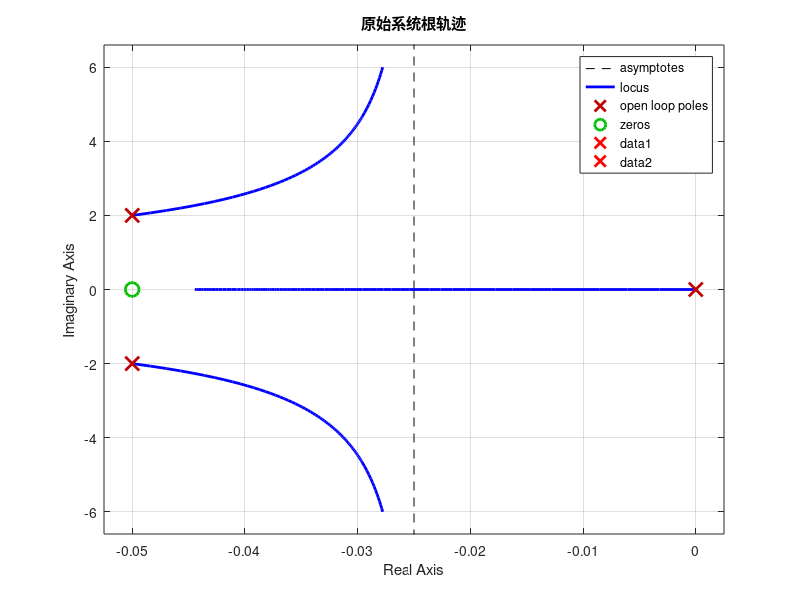
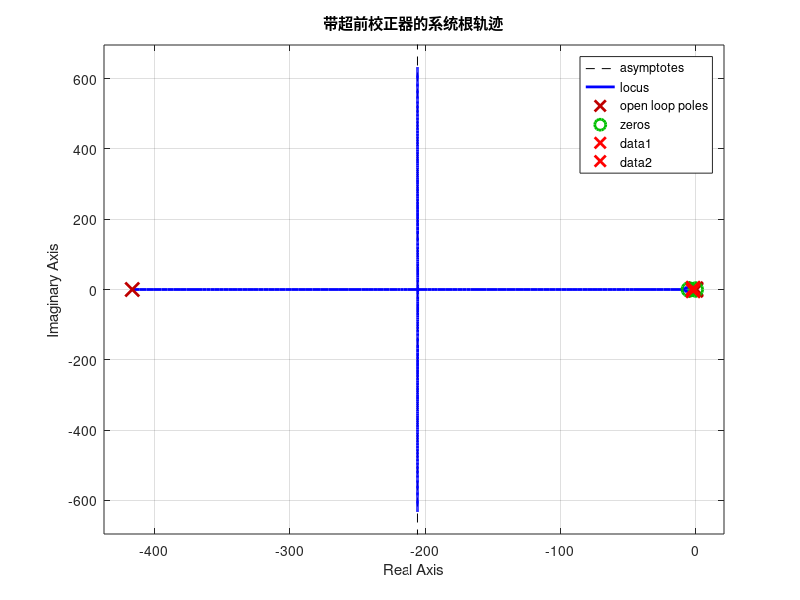
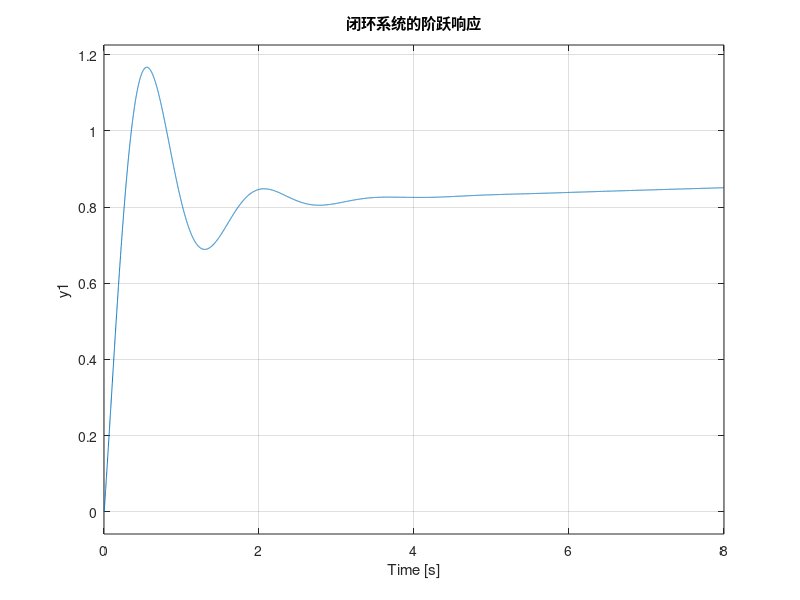

The MATLAB script that drew these images, in order: (Note: this script raises an error after producing the figures.)
% 定义传递函数
s = tf('s');
G = 1 / s;  % 液压伺服机构的传递函数
G1= (2 * s + 0.1) / (s^2 + 0.1 * s +4); % 飞机的传递函数
H = 1;  % 速率脱落传递函数

% 开环传递函数
OLTF = G * G1 * H;

% 绘制原始系统的根轨迹
figure;
rlocus(OLTF);
title('原始系统根轨迹');
grid on;

% 期望闭环极点
p1 = -2 + 2 * sqrt(3) * 1i;
p2 = conj(p1);

% 在根轨迹上标注期望闭环极点
hold on;
plot(real(p1), imag(p1), 'rx', 'MarkerSize', 10, 'LineWidth', 2);
plot(real(p2), imag(p2), 'rx', 'MarkerSize', 10, 'LineWidth', 2);
hold off;

%计算相角差额
[~, ~, poles] = damp(OLTF);
phi=3*pi-angle(p1-poles(1))-angle(p1-poles(2))-angle(p1-poles(3))-angle(p1+0.05);
alpha=phi*0.99;

% 设计超前校正器 G_c(s)
z = 2*sqrt(3)/tan(alpha)+2;  % 补偿器零点
p = 2*sqrt(3)/tan(phi-alpha)+2;    % 补偿器极点
K = abs((p1+p)*(p1^2+0.1*p1+4)*p1/((2*p1+0.1)*(p1+z)));    % 初始增益
G_c = K * (s + z) / (s + p);  % 超前校正器

% 更新后的开环传递函数
OLTF_compensated = G_c * OLTF;

% 绘制带补偿器的根轨迹
figure;
rlocus(OLTF_compensated);
title('带超前校正器的系统根轨迹');
grid on;
hold on;
plot(real(p1), imag(p1), 'rx', 'MarkerSize', 10, 'LineWidth', 2);
plot(real(p2), imag(p2), 'rx', 'MarkerSize', 10, 'LineWidth', 2);
hold off;

% 调整增益，检查闭环极点的位置

CLTF = feedback(G_c * G * G1, H);

% 验证设计：绘制阶跃响应
figure;
step(CLTF);
title('闭环系统的阶跃响应');
grid on;


% 输出系统的性能信息
info = stepinfo(CLTF);
overshoot = info.Overshoot;  % 超调量
settling_time = info.SettlingTime;  % 稳定时间

fprintf('超调量: %.2f%%\n', overshoot);
fprintf('稳定时间: %.2f 秒\n', settling_time);

% 使用 damp 函数验证阻尼比和自然频率
[wn, zeta, poles] = damp(CLTF);
fprintf('自然频率 (rad/s): %.2f\n', wn(2));
fprintf('阻尼比: %.2f\n', zeta(2));
poles
